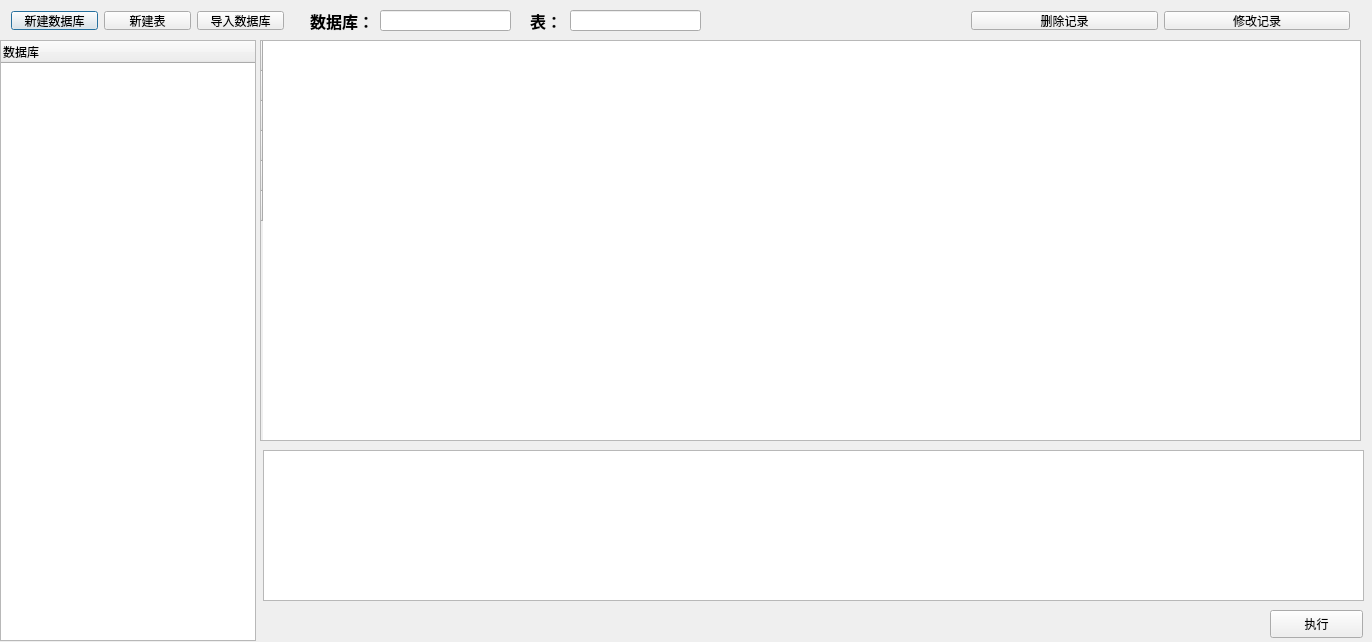
<?xml version="1.0" encoding="UTF-8"?>
<ui version="4.0">
 <class>Dialog</class>
 <widget class="QDialog" name="Dialog">
  <property name="geometry">
   <rect>
    <x>0</x>
    <y>0</y>
    <width>1372</width>
    <height>642</height>
   </rect>
  </property>
  <property name="windowTitle">
   <string>Dialog</string>
  </property>
  <widget class="QTreeWidget" name="treeWidget">
   <property name="geometry">
    <rect>
     <x>0</x>
     <y>40</y>
     <width>256</width>
     <height>601</height>
    </rect>
   </property>
   <column>
    <property name="text">
     <string>数据库</string>
    </property>
   </column>
  </widget>
  <widget class="QTableWidget" name="tableWidget">
   <property name="geometry">
    <rect>
     <x>260</x>
     <y>40</y>
     <width>1101</width>
     <height>401</height>
    </rect>
   </property>
   <row>
    <property name="text">
     <string/>
    </property>
   </row>
   <row>
    <property name="text">
     <string/>
    </property>
   </row>
   <row>
    <property name="text">
     <string/>
    </property>
   </row>
   <row>
    <property name="text">
     <string/>
    </property>
   </row>
   <row>
    <property name="text">
     <string/>
    </property>
   </row>
   <row>
    <property name="text">
     <string/>
    </property>
   </row>
  </widget>
  <widget class="QWidget" name="horizontalLayoutWidget">
   <property name="geometry">
    <rect>
     <x>0</x>
     <y>0</y>
     <width>295</width>
     <height>41</height>
    </rect>
   </property>
   <layout class="QHBoxLayout" name="horizontalLayout">
    <item>
     <widget class="QPushButton" name="pushButton">
      <property name="text">
       <string>新建数据库</string>
      </property>
     </widget>
    </item>
    <item>
     <widget class="QPushButton" name="addTableButton">
      <property name="text">
       <string>新建表</string>
      </property>
     </widget>
    </item>
    <item>
     <widget class="QPushButton" name="testButton">
      <property name="text">
       <string>导入数据库</string>
      </property>
     </widget>
    </item>
   </layout>
  </widget>
  <widget class="QLabel" name="label">
   <property name="geometry">
    <rect>
     <x>310</x>
     <y>10</y>
     <width>81</width>
     <height>21</height>
    </rect>
   </property>
   <property name="font">
    <font>
     <pointsize>12</pointsize>
     <weight>75</weight>
     <bold>true</bold>
    </font>
   </property>
   <property name="text">
    <string>数据库：</string>
   </property>
  </widget>
  <widget class="QLineEdit" name="DBlineEdit">
   <property name="geometry">
    <rect>
     <x>380</x>
     <y>10</y>
     <width>131</width>
     <height>21</height>
    </rect>
   </property>
   <property name="font">
    <font>
     <pointsize>10</pointsize>
    </font>
   </property>
  </widget>
  <widget class="QLabel" name="label_2">
   <property name="geometry">
    <rect>
     <x>530</x>
     <y>10</y>
     <width>31</width>
     <height>21</height>
    </rect>
   </property>
   <property name="font">
    <font>
     <pointsize>12</pointsize>
     <weight>75</weight>
     <bold>true</bold>
    </font>
   </property>
   <property name="text">
    <string>表：</string>
   </property>
  </widget>
  <widget class="QLineEdit" name="TBlineEdit">
   <property name="geometry">
    <rect>
     <x>570</x>
     <y>10</y>
     <width>131</width>
     <height>21</height>
    </rect>
   </property>
   <property name="font">
    <font>
     <pointsize>10</pointsize>
    </font>
   </property>
  </widget>
  <widget class="QWidget" name="horizontalLayoutWidget_2">
   <property name="geometry">
    <rect>
     <x>960</x>
     <y>0</y>
     <width>401</width>
     <height>41</height>
    </rect>
   </property>
   <layout class="QHBoxLayout" name="horizontalLayout_2">
    <item>
     <widget class="QPushButton" name="deleteRecordButton">
      <property name="text">
       <string>删除记录</string>
      </property>
     </widget>
    </item>
    <item>
     <widget class="QPushButton" name="updateRecordButton">
      <property name="text">
       <string>修改记录</string>
      </property>
     </widget>
    </item>
   </layout>
  </widget>
  <widget class="QTextEdit" name="textEdit">
   <property name="geometry">
    <rect>
     <x>263</x>
     <y>450</y>
     <width>1101</width>
     <height>151</height>
    </rect>
   </property>
   <property name="font">
    <font>
     <pointsize>12</pointsize>
     <weight>75</weight>
     <bold>true</bold>
    </font>
   </property>
  </widget>
  <widget class="QPushButton" name="dealButton">
   <property name="geometry">
    <rect>
     <x>1270</x>
     <y>610</y>
     <width>93</width>
     <height>28</height>
    </rect>
   </property>
   <property name="text">
    <string>执行</string>
   </property>
  </widget>
  <widget class="QLabel" name="label_3">
   <property name="geometry">
    <rect>
     <x>260</x>
     <y>610</y>
     <width>681</width>
     <height>21</height>
    </rect>
   </property>
   <property name="font">
    <font>
     <pointsize>12</pointsize>
     <weight>75</weight>
     <italic>true</italic>
     <bold>true</bold>
    </font>
   </property>
   <property name="styleSheet">
    <string notr="true">color: rgb(255, 0, 0);</string>
   </property>
   <property name="text">
    <string/>
   </property>
  </widget>
 </widget>
 <layoutdefault spacing="6" margin="11"/>
 <resources/>
 <connections/>
</ui>
